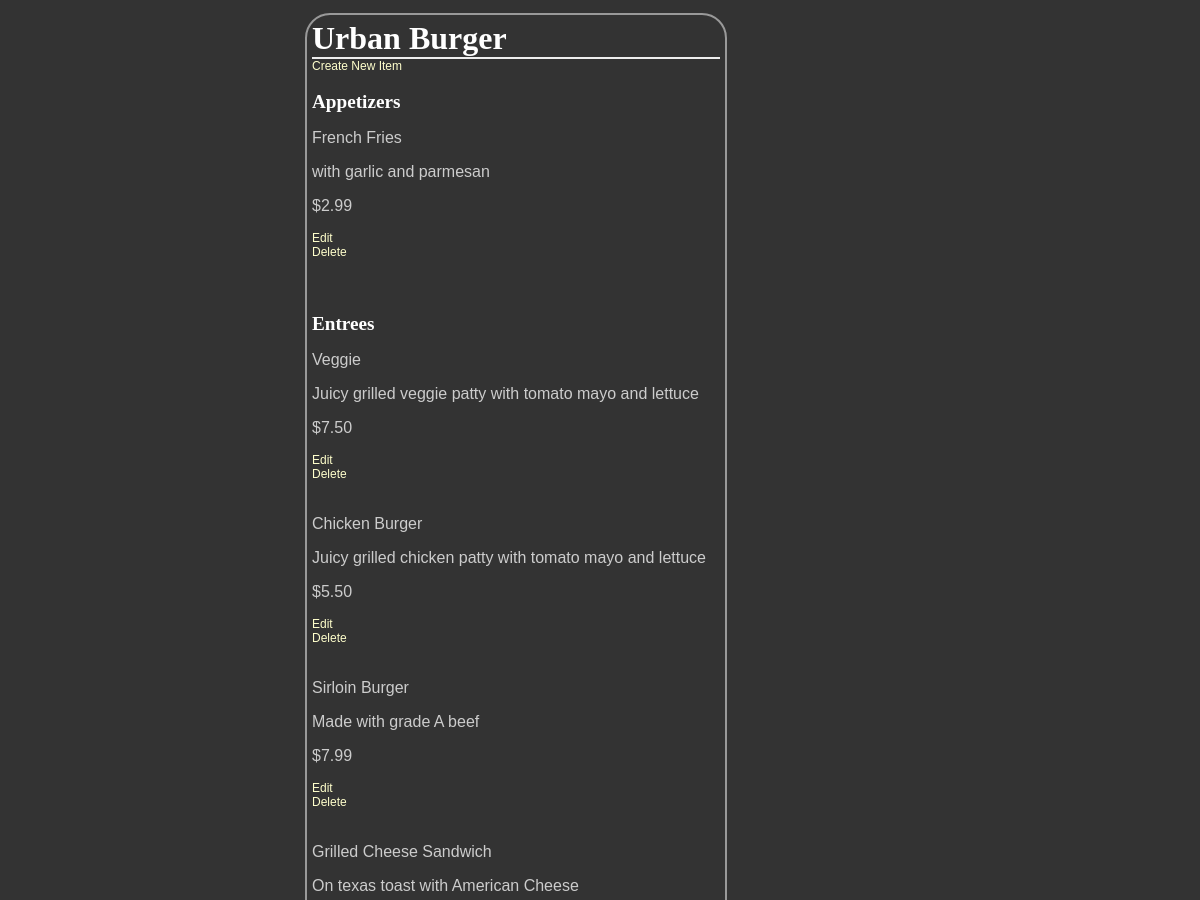
/restaurant/1/menu (upper part), run on an earlier commit of the app's database.
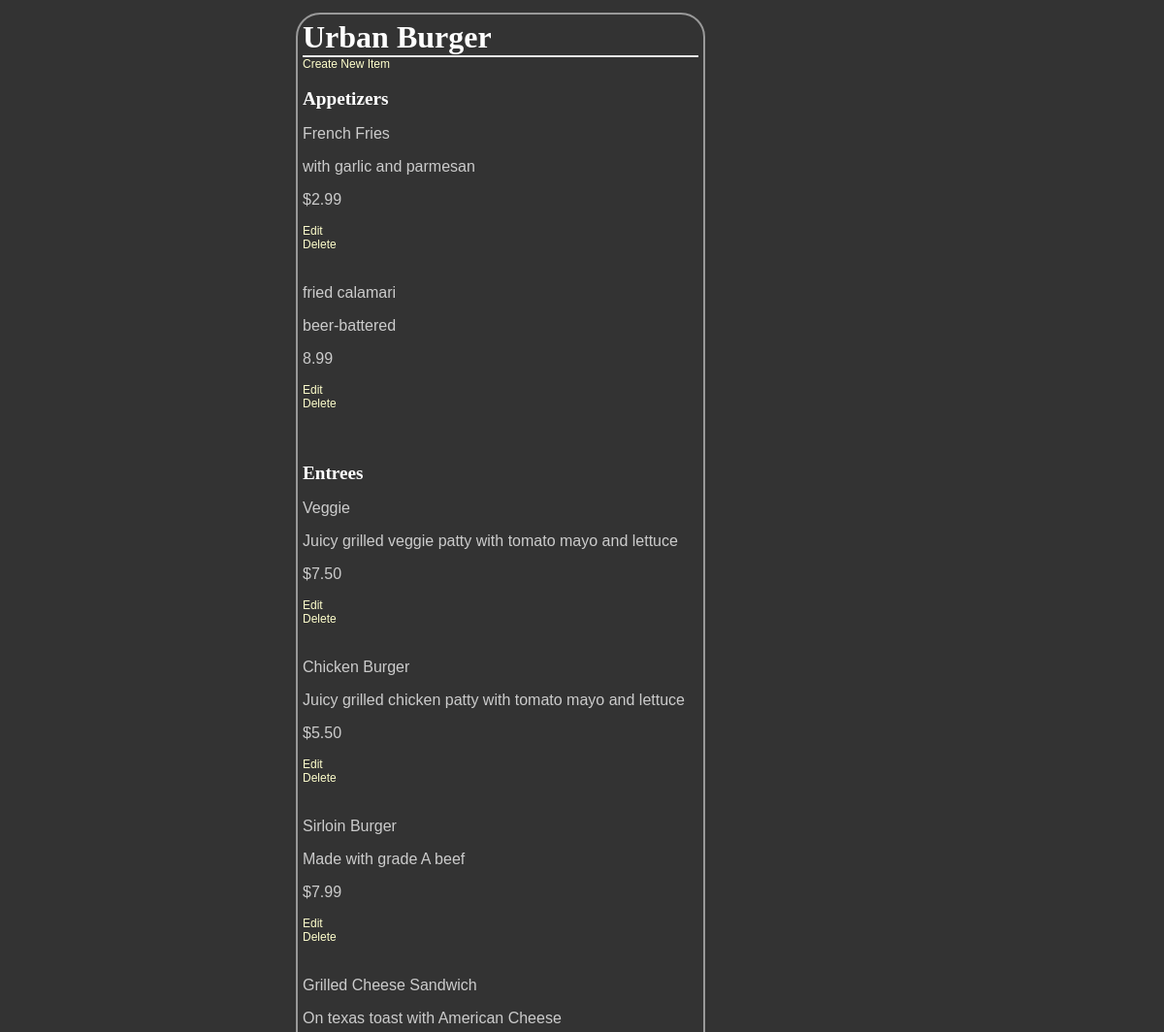
And on a later commit of the database.
### database_setup.py (models this page shows, shortened)
class Restaurant(Base):
    __tablename__ = 'restaurant'
    id = Column(Integer, primary_key=True)
    name = Column(String(250), nullable=False)

class MenuItem(Base):
    __tablename__ = 'menu_item'
    name =Column(String(80), nullable = False)
    id = Column(Integer, primary_key = True)
    description = Column(String(250))
    price = Column(String(8))
    course = Column(String(250))
    restaurant_id = Column(Integer,ForeignKey('restaurant.id'))
    restaurant = relationship(Restaurant)

### finalproject.py (the view)
@app.route('/restaurant/<int:restaurant_id>/menu')
def showMenu(restaurant_id):
    restaurant = session.query(Restaurant).filter_by(id=restaurant_id).one()
    items = session.query(MenuItem).filter_by(restaurant_id=restaurant_id).all()
    return render_template('finalproject_menu.html', restaurant=restaurant, items=items)

### templates/finalproject_menu.html (shortened to what this page needs)
<html>
<head>
<link rel=stylesheet type=text/css href="{{ url_for('static', filename='styles.css') }}">
    </head>
    <body>
        <div class = 'pane'>
        <h1>{{ restaurant.name }}</h1>
    {% if items !=[] %}
        <a href = "{{url_for('newMenuItem', restaurant_id = restaurant.id )}}">Create New Item</a>
    <h2>Appetizers</h2>
        {% for i in items %}
        {% if i.course == 'Appetizer' %}
        <p>{{i.name}}</p>
        <p>{{i.description}}</p>
        <p>{{i.price}}</p>
        <a href='{{url_for('editMenuItem', restaurant_id = restaurant.id, menu_id=i.id ) }}' >Edit</a>
    <a href='{{url_for('deleteMenuItem', restaurant_id = restaurant.id, menu_id=i.id ) }}' >Delete</a>
        {% endif %}
        {% endfor %}
    <h2>Entrees</h2>
        {% for i in items %}
        {% if i.course == 'Entree' %}
        <p>{{i.name}}</p>
        <p>{{i.description}}</p>
        <p>{{i.price}}</p>
        <a href='{{url_for('editMenuItem', restaurant_id = restaurant.id, menu_id=i.id ) }}' >Edit</a>
    <a href='{{url_for('deleteMenuItem', restaurant_id = restaurant.id, menu_id=i.id ) }}' >Delete</a>
        {% endif %}
        {% endfor %}
        {% else %}
        <p> You currently have no menu items. <p>
        <a href = "{{url_for('newMenuItem', restaurant_id = restaurant.id )}}">Create New Item</a>
            {% endif %}
</div>
    </body>
</html>

### static/styles.css (style rules this page uses)
body { font-family: sans-serif; background-image: url('img3.jpg'); background-color: #333333 }
h1, h2, h3, h4 { color: #FFFFFF; }
h1, h2 { font-family: 'Georgia', serif; margin: 0; }
h1 { border-bottom: 2px solid #eee; }
h2 { font-size: 1.2em; }
p, dd, dt { color: #CCCCCC; }
a { text-decoration: none; color:#FFFFCC; font-size: .75em; }
.pane { position:absolute; left: 25%; border: 2px solid; border-radius: 25px; padding: 5px; margin: 5px; border-color: #999999; background-color: #333333 }

What changed in the data, as far as the page shows it:
added MenuItem: name "fried calamari", description "beer-battered", price "8.99", shown under "Appetizers"
